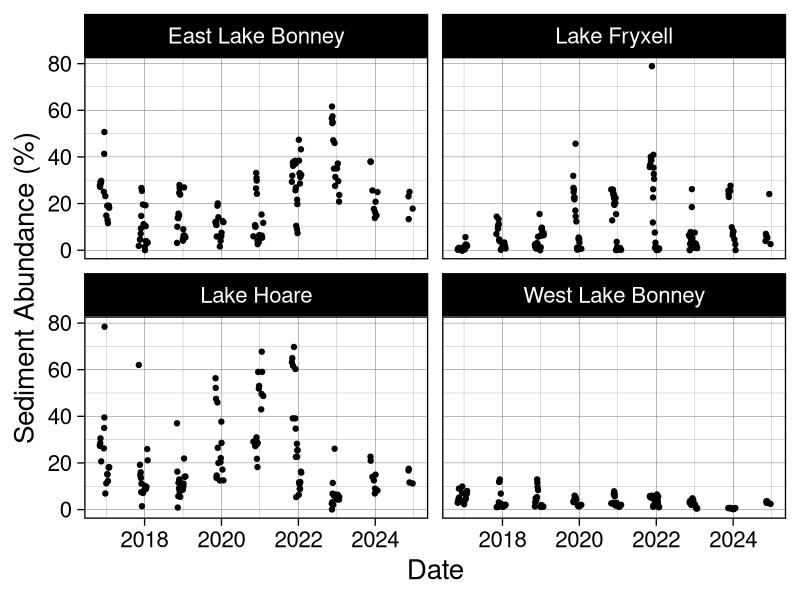
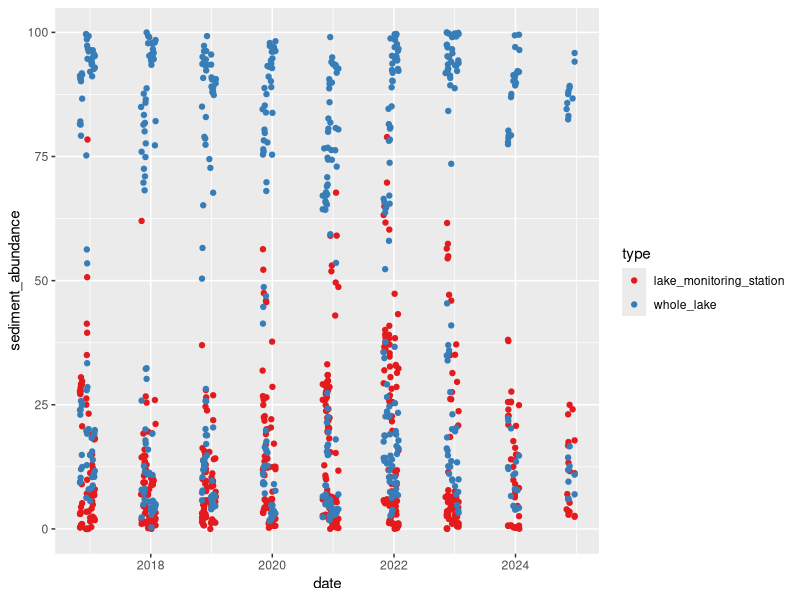
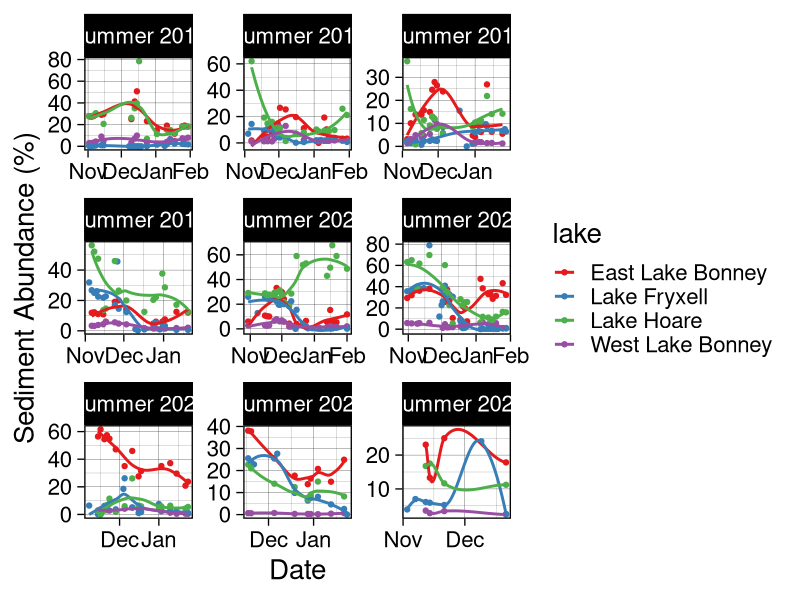
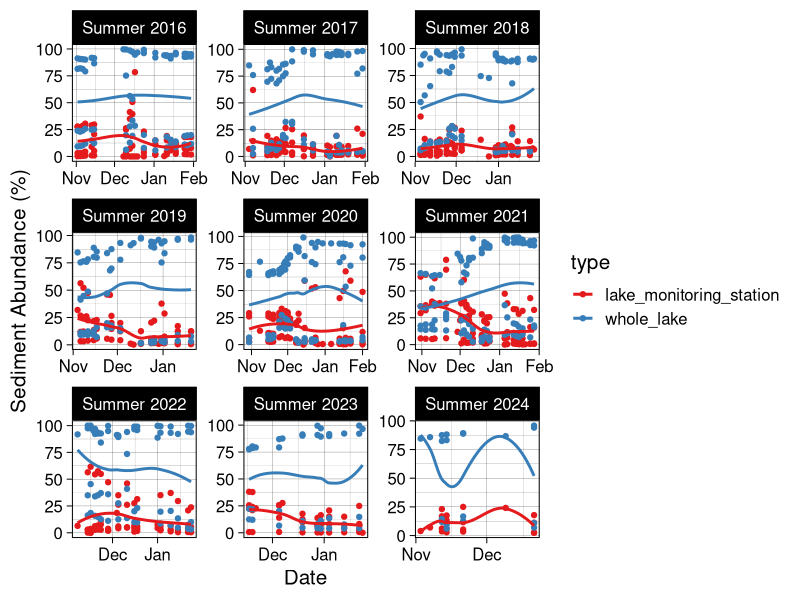
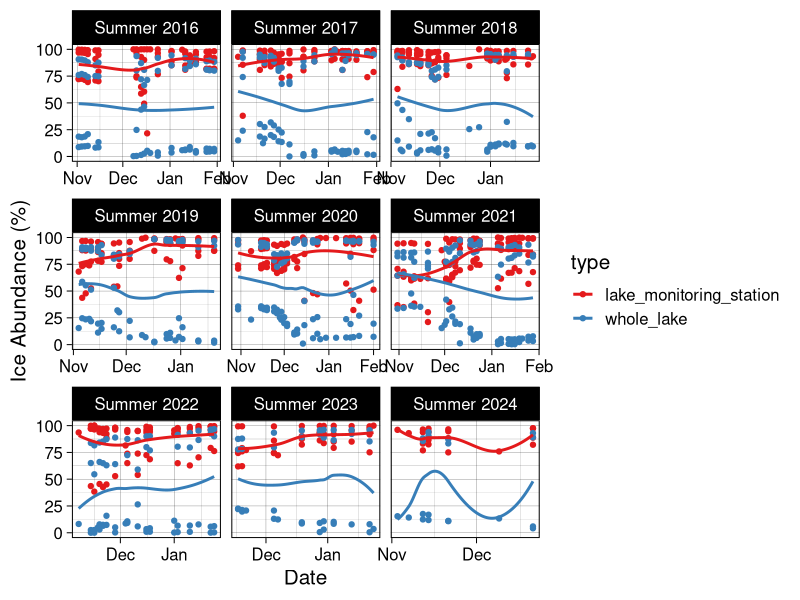
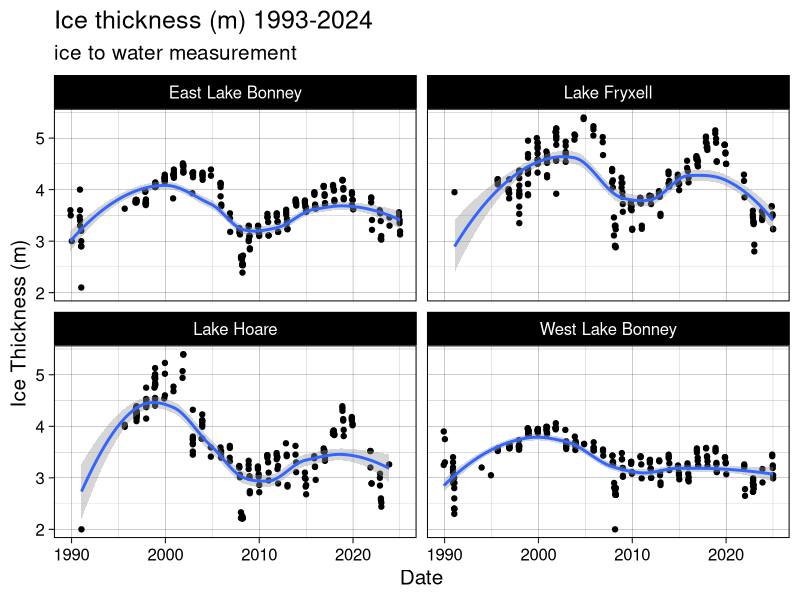
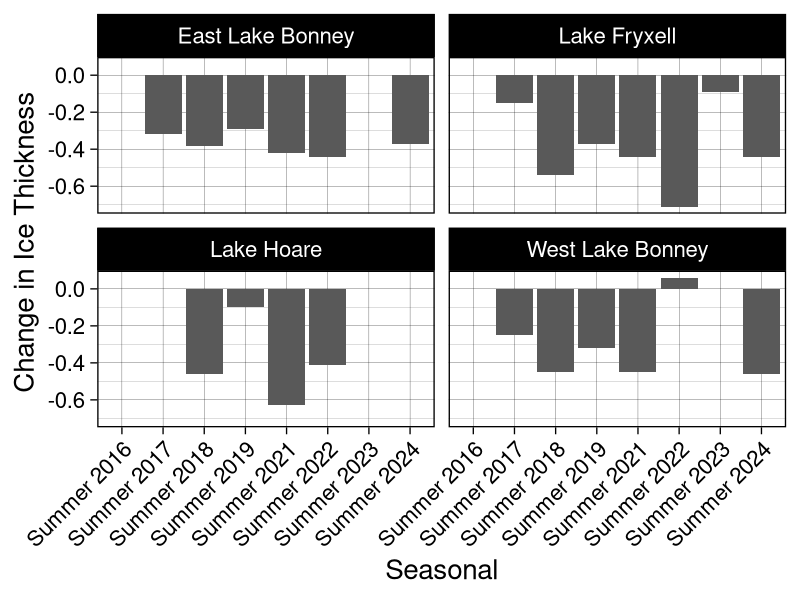
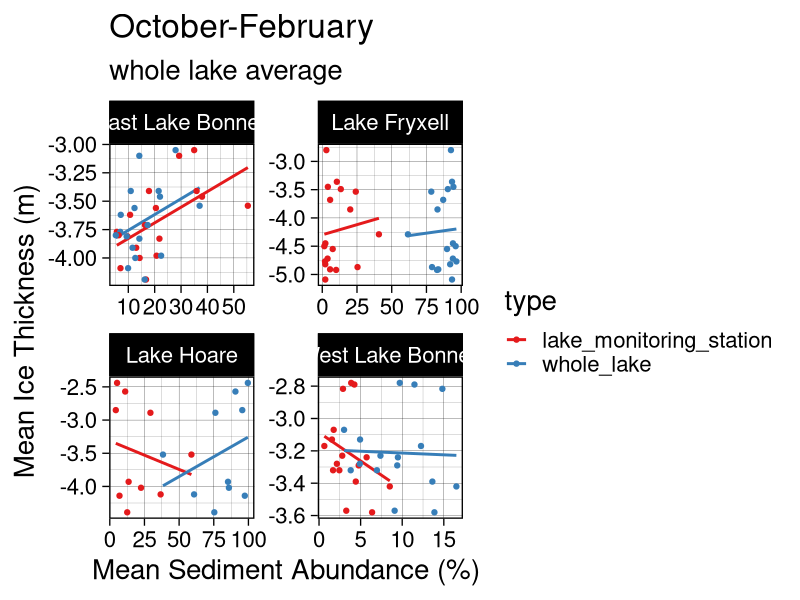

R code for these plots, in order: (Note: this script raises an error after producing the figures.)
######### TVLakes Sediment Output Comparison ###########
library(tidyverse)
library(RColorBrewer)
library(scales)

setwd("~/Documents/R-Repositories/MCM-LTER-MS")

## Define a season function to plot data by season. Makes data viz a lot easier. 
get_season <- function(date) {
  month <- month(date)
  year <- year(date)
  
  if (month %in% c(11, 12)) {
    return(paste0("Summer ", year))  # November and December belong to the current winter
  } else if (month == 1) {
    return(paste0("Summer ", year - 1))  # January belongs to the previous winter
  } else if (month == 2) {
    return(paste0("Summer ", year - 1))  # February belongs to the previous winter
  } else if (month == 3) {
    return(paste0("Fall ", year))  # March is Spring
  } else if (month %in% 4:5) {
    return(paste0("Fall ", year))  # April and May are Spring
  } else if (month == 6) {
    return(paste0("Winter ", year))  # June is Summer
  } else if (month %in% 7:8) {
    return(paste0("Winter ", year))  # July and August are Summer
  } else if (month == 9) {
    return(paste0("Spring ", year))  # September is Fall
  } else if (month %in% 10) {
    return(paste0("Summer ", year))  # October is Fall
  }
}

mean_BB <- read_csv("data/sediment abundance data/LANDSAT_sediment_abundances_20250312.csv") |> 
  mutate(date = ymd(date), 
         type = 'lake_monitoring_station', 
         season = sapply(date, get_season))

#####plot by lake
ggplot(mean_BB, aes(date, sediment_abundance*100)) + 
  geom_point() + 
  facet_wrap(vars(lake)) + 
  #scale_x_date(labels = date_format("%b"), breaks = "1 month") + 
  xlab("Date") + ylab("Sediment Abundance (%)") + 
  theme_linedraw(base_size = 20)

ggsave("plots/manuscript/chapter 1/BB_sed_by_lake.png", dpi = 700, 
       height = 8, width = 12)

mean_wholelake <- read_csv("data/sediment abundance data/LANDSAT_wholelake_mean_20250312.csv") |> 
  mutate(date = ymd(date), 
         type = "whole_lake", 
         season = sapply(date, get_season))

# join the two files for easy comparison and plotting
means <- rbind(mean_BB, mean_wholelake) |> 
  mutate(sediment_abundance = sediment_abundance*100, 
         ice_abundance = ice_abundance*100) |> 
  mutate(year = year(date), 
         month = month(date))

## plot the raw output for sediment abundance/ice abundance against each other and see how the outputs compare
ggplot(means, aes(date, sediment_abundance, color = type)) + 
  geom_point() + 
  scale_color_brewer(palette = "Set1") 

#By season for just the lake monitoring site
ggplot(mean_BB, aes(date, sediment_abundance*100, color = lake)) + 
  geom_point() + 
  geom_smooth(se = F) + 
  scale_color_brewer(palette = "Set1") + 
  facet_wrap(vars(season), scales = "free") +
  scale_x_date(labels = date_format("%b"), breaks = "1 month") + 
  xlab("Date") + ylab("Sediment Abundance (%)") + 
  theme_linedraw(base_size = 20)

ggsave("plots/manuscript/chapter 1/BB_sed_by_season.png", dpi = 700, 
       height = 8, width = 12)

# facet by season for sed abundance
ggplot(means, aes(date, sediment_abundance, color = type)) + 
  geom_point() + 
  geom_smooth(se = F) + 
  scale_color_brewer(palette = "Set1") + 
  facet_wrap(vars(season), scales = "free") +
  scale_x_date(labels = date_format("%b"), breaks = "1 month") + 
  xlab("Date") + ylab("Sediment Abundance (%)") + 
  theme_linedraw(base_size = 15)

ggsave("plots/manuscript/chapter 1/whole_lake_vs_BB_sed_abundance.png", dpi = 700, 
       height = 8, width = 12)

# facet by season for ice abundance
ggplot(means, aes(date, ice_abundance, color = type)) + 
  geom_point() + 
  geom_smooth(se = F) + 
  scale_color_brewer(palette = "Set1") + 
  facet_wrap(vars(season), scales = "free_x") +
  scale_x_date(labels = date_format("%b"), breaks = "1 month") + 
  xlab("Date") + ylab("Ice Abundance (%)") + 
  theme_linedraw(base_size = 15)

ggsave("plots/manuscript/chapter 1/whole_lake_vs_BB_ice_abundance.png", dpi = 700, 
       height = 8, width = 12)


## load lake ice: 
lakeice1 <- read_csv("data/lake ice/mcmlter-lake-ice_thickness-20250218_0_2025.csv") |> 
  mutate(date_time = mdy_hm(date_time), 
         month = month(date_time), 
         year = year(date_time),
         year = as.numeric(year),
         z_water_m = z_water_m*-1) |> 
  rename("lake" = location_name) |> 
  filter(lake == "Lake Fryxell" | lake == "Lake Hoare" | lake == "East Lake Bonney" | lake == "West Lake Bonney") |> 
  #filter(year >= 2016) |> 
  filter(!grepl("^B", location))

ggplot(lakeice1, aes(date_time, z_water_m)) + 
  geom_point() + 
  geom_smooth(se = T) + 
  facet_wrap(vars(lake)) + 
  theme_linedraw(base_size = 15) + 
  xlab("Date") + ylab("Ice Thickness (m)") + 
  ggtitle("Ice thickness (m) 1993-2024", 
          subtitle = "ice to water measurement")

#ggsave("plots/manuscript/chapter 1/ice_thickness_total_years.png", dpi = 700, 
#       height = 8, width = 12)

lakeice = lakeice1 |> 
  filter(year >= 2017) |> 
  mutate(season = sapply(date_time, get_season)) |> 
  filter(grepl("^I", location)) |> 
  drop_na(z_water_m) |> 
  mutate(z_water_m = z_water_m*-1)

#FIND SEASONAL DROPOFF OF ICE THICKNESS
seasonal_changes <- lakeice %>%
  group_by(season, lake) |> 
  arrange(season, date_time) %>%
  summarise(
    First_Measurement = first(z_water_m*-1),
    Last_Measurement = last(z_water_m*-1),
    Difference = Last_Measurement - First_Measurement
  )

ggplot(seasonal_changes, aes(season, Difference), fill = lake) + 
  geom_col() + 
  scale_color_brewer(palette = "Set1") + 
  facet_wrap(vars(lake)) + 
  theme_linedraw(base_size = 20) + 
  theme(axis.text.x = element_text(angle = 45, hjust = 1)) + 
  xlab("Seasonal") + ylab("Change in Ice Thickness")

ggsave("plots/manuscript/chapter 1/seasonal_ice_drop.png", 
       height = 8, width = 12, dpi = 300)

li_summary = lakeice |> 
  mutate(week = week(date_time)) |> 
  group_by(year, month, lake) |> 
  summarize(mean_thickness = mean(z_water_m, na.rm = T))

## sediment
sed_monthly <- means |> 
  mutate(week = week(date)) |> 
  group_by(year, month, lake, type) |> 
  summarize(mean_sed = mean(sediment_abundance, na.rm = T)) |> 
  print()

fulljoined = full_join(sed_monthly, li_summary) |> 
  drop_na()

##### plot
ggplot(fulljoined, aes(mean_sed, mean_thickness, color= type)) + 
  geom_smooth(method = "lm", se = F) + 
  geom_point() + 
  facet_wrap(vars(lake), scales = "free") + 
  ggtitle("October-February", 
          subtitle = "whole lake average") + 
  xlab("Mean Sediment Abundance (%)") + ylab("Mean Ice Thickness (m)") + 
  scale_color_brewer(palette = "Set1") +
  theme_linedraw(base_size = 20) 

ggsave("plots/manuscript/chapter 1/sed_vs_ice_thickness.png", 
       width = 12, height = 8, dpi = 300)

### now remove November and October Values
#fulljoin_filter <- fulljoined |> 
#  filter(month == 12 | month == 1)
fulljoin_peak_solar <- fulljoined |> 
  filter(month == 1)

ggplot(fulljoin_peak_solar, aes(mean_sed, mean_thickness, color = type)) + 
  geom_smooth(method = "lm", se = F) + 
  geom_point() + 
  facet_wrap(vars(lake), scales = "free") + 
  ggtitle("January") + 
  scale_color_brewer(palette = "Set1") +
  theme_linedraw(base_size = 20) 

ggsave("plots/manuscript/chapter 1/wholelakesed_vsthickness.png", 
       width = 12, height = 8, dpi = 300)

# now filter for only early year estimates, October - December
oct_dec_fulljoin <- fulljoined |> 
  filter(month == 10 | month == 11 | month == 12)

ggplot(oct_dec_fulljoin, aes(mean_sed, mean_thickness, color = type)) + 
  geom_smooth(method = "lm", se = F) + 
  geom_point() + 
  facet_wrap(vars(lake), scales = "free") + 
  ggtitle("October - December", 
          subtitle = "whole lake average") + 
  scale_color_brewer(palette = "Set1") +
  theme_linedraw(base_size = 15) 

jan_fulljoin <- fulljoined |> 
  filter(month == 1)

ggplot(jan_fulljoin, aes(mean_sed, mean_thickness, color = type)) + 
  geom_smooth(method = "lm", se = F) + 
  geom_point() + 
  facet_wrap(vars(lake), scales = "free") + 
  ggtitle("January") + 
  scale_color_brewer(palette = "Set1") +
  xlab("Mean Sediment Abundance (%)") + ylab("Mean Ice Thickness (m)") + 
  theme_linedraw(base_size = 20)  

ggsave("plots/manuscript/chapter 1/jan_only_sed.png", 
       dpi = 300, height = 8, width = 12)


####### do restructuring to look at this by week ###
li_summary_2 = lakeice |> 
  mutate(week = week(date_time)) |> 
  group_by(year, week, lake) |> 
  summarize(mean_thickness = mean(z_water_m, na.rm = T))

## sediment
sed_monthly_2 <- means |> 
  mutate(week = week(date)) |> 
  group_by(year, week, lake, type) |> 
  summarize(mean_sed = mean(sediment_abundance, na.rm = T)) |> 
  print()

fulljoined_2 = full_join(sed_monthly_2, li_summary_2) |> 
  drop_na() |> 
  filter(type == "lake_monitoring_station")

peak_solar_week <- fulljoined_2 |> 
  filter(
    #week == 50 |
      week == 51 | 
      week == 52 | 
      week == 1 | 
      week == 2 #|
      #week == 3
      )

ggplot(peak_solar_week, aes(mean_sed, mean_thickness)) + 
  geom_smooth(method = "lm", se = F) + 
  geom_point() + 
  facet_wrap(vars(lake), scales = "free") + 
  ggtitle("Peak Solar") + 
  scale_color_brewer(palette = "Set1") +
  xlab("Mean Sediment Abundance (%)") + ylab("Mean Ice Thickness (m)") + 
  theme_linedraw(base_size = 20)  

ggsave("plots/manuscript/chapter 1/Peak_Solar_Comparison.png", 
       width = 12, height = 8, dpi = 300)

#### Create a dual panel plot where only the lake ice thickness from 2016-2024 to sediment abundannce
# Need to join the sed data frame to the lake ice data frame
mean_BB_week <- mean_BB |> 
  filter(date < "2023-02-01")

library(ggpubr)

plot1 <- ggplot(mean_BB_week, aes(date, sediment_abundance*100)) + 
  geom_point() + 
  geom_smooth(se = F) + 
  ylab("Sediment Abundance") + xlab("Date") + 
  ggtitle("Sediment Abundance (%)") + 
  facet_wrap(vars(lake), scales = "free") + 
  scale_color_brewer(palette = "Set1") +
  theme_linedraw(base_size = 20) 

plot2 <- ggplot(lakeice, aes(date_time, z_water_m)) + 
  geom_point() + 
  geom_smooth(se = F) + 
  ylab("Ice Thickness (m)") + xlab("Date") + 
  ggtitle("Ice Thickness") + 
  facet_wrap(vars(lake), scales = "free") + 
  scale_color_brewer(palette = "Set1") +
  theme_linedraw(base_size = 20)

ggarrange(plot1, plot2)

ggsave("plots/manuscript/chapter 1/sed_abundance_ice_thick_timeseries.png", 
       dpi = 300, height = 8, width = 12)

ggplot() + 
  geom_point(data = lakeice, aes(x = as.Date(date_time), y = z_water_m)) + 
  geom_point(data = mean_BB, aes(x = date, y = sediment_abundance)) + 
  facet_wrap(vars(lake)) + 
  xlab("Date") + ylab("Ice thickness (m)") +
  scale_color_brewer(palette = "Set1") +
  theme_linedraw(base_size = 20) 




######### investing different buffering distances #########
mean_150m <- read_csv("data/sediment abundance data/LANDSAT_sediment_abundances_150m_20250301.csv") |> 
  mutate(date = ymd(date), 
         buffer_distance = '150')

mean_300m = mean_BB |> 
  mutate(buffer_distance = '300') |> 
  select(-type)

mean_450m = read_csv("data/sediment abundance data/LANDSAT_sediment_abundances_450m_20250301.csv") |> 
  mutate(date = ymd(date), 
         buffer_distance = '450')

mean_600m = read_csv("data/sediment abundance data/LANDSAT_sediment_abundances_600m_20250301.csv") |> 
  mutate(date = ymd(date), 
         buffer_distance = '600') |> 
  select(-approx_albedo)

mean_900m = read_csv("data/sediment abundance data/LANDSAT_sediment_abundances_900m_20250301.csv") |> 
  mutate(date = ymd(date), 
         buffer_distance = '900')

buffers <- rbind(mean_150m, mean_300m, mean_450m, mean_600m, mean_900m) |> 
  mutate(ice_abundance = ice_abundance*100, 
         sediment_abundance = sediment_abundance*100, 
         season = sapply(date, get_season)) |> 
  select(-sediment)

write_csv(buffers, "data/sediment abundance data/LANDSAT_all_buffer_distances_20250301.csv")

### plot cropping distance comparisons
#sed
ggplot(buffers, aes(date, sediment_abundance, color = buffer_distance)) + 
  geom_point() + 
  scale_color_brewer(palette = "Set1") + 
  facet_wrap(vars(lake)) + 
 # scale_x_date(labels = date_format("%b"), breaks = "1 month") + 
  xlab("Date") + ylab("Sediment Abundance (%)") + 
  theme_linedraw(base_size = 15)

ggsave("plots/manuscript/chapter 1/comparison_of_buffer_distances_sed_bylake.png", dpi = 700, 
       height = 8, width = 10)

#ice
ggplot(buffers, aes(date, ice_abundance, color = buffer_distance)) + 
  geom_point() + 
  scale_color_brewer(palette = "Set1") + 
  facet_wrap(vars(lake)) + 
  # scale_x_date(labels = date_format("%b"), breaks = "1 month") + 
  xlab("Date") + ylab("Ice Abundance (%)") + 
  theme_linedraw(base_size = 15)

ggsave("plots/manuscript/chapter 1/comparison_of_buffer_distances_sed_bylake.png", dpi = 700, 
       height = 8, width = 10)

## facet by season
#ice
ggplot(buffers, aes(date, ice_abundance, color = buffer_distance)) + 
  geom_point() + 
  scale_color_brewer(palette = "Set1") + 
  facet_wrap(vars(lake, season), scales = "free") + 
  scale_x_date(labels = date_format("%b"), breaks = "1 month") + 
  xlab("Date") + ylab("Ice Abundance (%)") + 
  theme_linedraw(base_size = 10)

ggsave("plots/manuscript/chapter 1/comparison_of_buffer_distances_sed_byseason.png", dpi = 700, 
       height = 10, width = 10)

#sed
ggplot(buffers, aes(date, sediment_abundance, color = buffer_distance)) + 
  geom_point() + 
  scale_color_brewer(palette = "Set1") + 
  facet_wrap(vars(lake, season), scales = "free") + 
  scale_x_date(labels = date_format("%b"), breaks = "1 month") + 
  xlab("Date") + ylab("Sediment Abundance (%)") + 
  theme_linedraw(base_size = 10)

ggsave("plots/manuscript/chapter 1/comparison_of_buffer_distances_sed_byseason.png", dpi = 700, 
       height = 10, width = 10)
